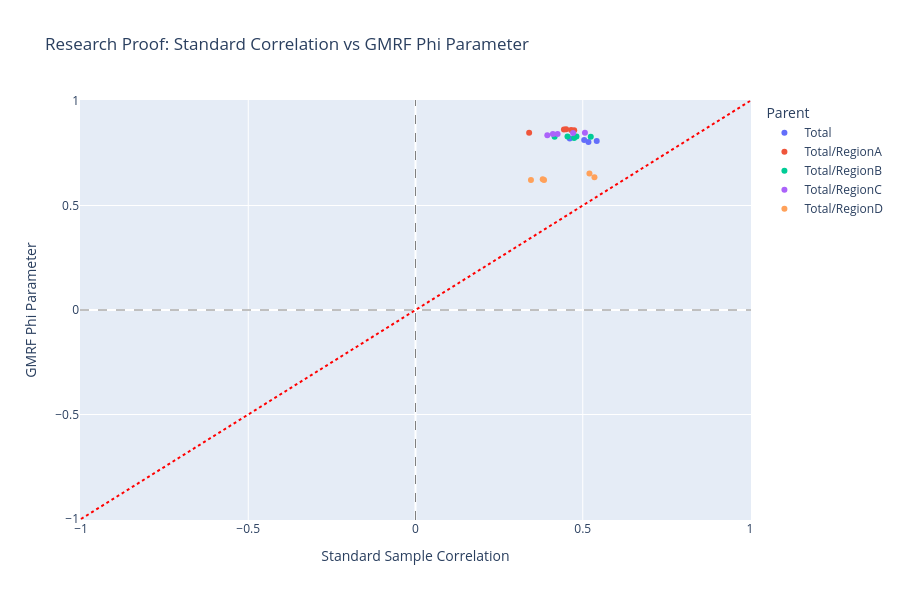

The notebook cell saved with this chart:
### Markdown cell above
## Visualization (Research Proof)

Comparison: **Standard Correlation vs GMRF $\phi$ Parameter**.
We expect the GMRF $\phi$ values to be related to, but distinct from, raw correlations (often dampened or cleaner due to the conditional independence assumption structure).

### Code cell
import plotly.express as px
import plotly.graph_objects as go

# Create DataFrame for Plotly
plot_df = pd.DataFrame({
    'Sample Correlation': sample_correlations,
    'GMRF Phi': phi_values,
    'Series': labels,
    'Parent': [gmrf_params[l]['parent'] for l in labels]
})

fig = px.scatter(plot_df, x='Sample Correlation', y='GMRF Phi', 
                 color='Parent',
                 title='Research Proof: Standard Correlation vs GMRF Phi Parameter',
                 hover_data=['Series', 'Parent'])

# Add identity line
fig.add_shape(type='line',
    x0=-1, y0=-1, x1=1, y1=1,
    line=dict(color='Red', width=2, dash='dot'),
)

# Add axis lines
fig.add_hline(y=0, line_width=1, line_color='gray', line_dash='dash')
fig.add_vline(x=0, line_width=1, line_color='gray', line_dash='dash')

fig.update_traces(textposition='top center')
fig.update_layout(
    height=600,
    width=900,
    xaxis_title='Standard Sample Correlation',
    yaxis_title='GMRF Phi Parameter'
)

fig.show()

### Figure 1 — Plotly figure (JSON) as saved in the notebook; plotly's stock layout.template omitted (floating-point values rounded to 4 significant figures)
{"data": [{"customdata": [["Total/RegionA", "Total"], ["Total/RegionB", "Total"], ["Total/RegionC", "Total"], ["Total/RegionD", "Total"]], "hovertemplate": "Parent=%{customdata[1]}<br>Sample Correlation=%{x}<br>GMRF Phi=%{y}<br>Series=%{customdata[0]}<extra></extra>", "legendgroup": "Total", "marker": {"color": "#636efa", "symbol": "circle"}, "mode": "markers", "name": "Total", "orientation": "v", "showlegend": true, "textposition": "top center", "type": "scatter", "x": [0.5171, 0.5418, 0.4611, 0.5043], "xaxis": "x", "y": [0.8033, 0.8085, 0.8206, 0.814], "yaxis": "y"}, {"customdata": [["Total/RegionA/RegionA_State1", "Total/RegionA"], ["Total/RegionA/RegionA_State2", "Total/RegionA"], ["Total/RegionA/RegionA_State3", "Total/RegionA"], ["Total/RegionA/RegionA_State4", "Total/RegionA"], ["Total/RegionA/RegionA_State5", "Total/RegionA"]], "hovertemplate": "Parent=%{customdata[1]}<br>Sample Correlation=%{x}<br>GMRF Phi=%{y}<br>Series=%{customdata[0]}<extra></extra>", "legendgroup": "Total/RegionA", "marker": {"color": "#EF553B", "symbol": "circle"}, "mode": "markers", "name": "Total/RegionA", "orientation": "v", "showlegend": true, "textposition": "top center", "type": "scatter", "x": [0.4744, 0.3397, 0.4503, 0.4653, 0.4438], "xaxis": "x", "y": [0.8595, 0.8486, 0.8652, 0.8616, 0.8641], "yaxis": "y"}, {"customdata": [["Total/RegionB/RegionB_State1", "Total/RegionB"], ["Total/RegionB/RegionB_State2", "Total/RegionB"], ["Total/RegionB/RegionB_State3", "Total/RegionB"], ["Total/RegionB/RegionB_State4", "Total/RegionB"], ["Total/RegionB/RegionB_State5", "Total/RegionB"]], "hovertemplate": "Parent=%{customdata[1]}<br>Sample Correlation=%{x}<br>GMRF Phi=%{y}<br>Series=%{customdata[0]}<extra></extra>", "legendgroup": "Total/RegionB", "marker": {"color": "#00cc96", "symbol": "circle"}, "mode": "markers", "name": "Total/RegionB", "orientation": "v", "showlegend": true, "textposition": "top center", "type": "scatter", "x": [0.4812, 0.4159, 0.4543, 0.4743, 0.524], "xaxis": "x", "y": [0.8302, 0.8285, 0.8301, 0.8231, 0.829], "yaxis": "y"}, {"customdata": [["Total/RegionC/RegionC_State1", "Total/RegionC"], ["Total/RegionC/RegionC_State2", "Total/RegionC"], ["Total/RegionC/RegionC_State3", "Total/RegionC"], ["Total/RegionC/RegionC_State4", "Total/RegionC"], ["Total/RegionC/RegionC_State5", "Total/RegionC"]], "hovertemplate": "Parent=%{customdata[1]}<br>Sample Correlation=%{x}<br>GMRF Phi=%{y}<br>Series=%{customdata[0]}<extra></extra>", "legendgroup": "Total/RegionC", "marker": {"color": "#ab63fa", "symbol": "circle"}, "mode": "markers", "name": "Total/RegionC", "orientation": "v", "showlegend": true, "textposition": "top center", "type": "scatter", "x": [0.4247, 0.471, 0.3941, 0.5066, 0.4107], "xaxis": "x", "y": [0.8423, 0.8475, 0.8365, 0.8484, 0.8426], "yaxis": "y"}, {"customdata": [["Total/RegionD/RegionD_State1", "Total/RegionD"], ["Total/RegionD/RegionD_State2", "Total/RegionD"], ["Total/RegionD/RegionD_State3", "Total/RegionD"], ["Total/RegionD/RegionD_State4", "Total/RegionD"], ["Total/RegionD/RegionD_State5", "Total/RegionD"]], "hovertemplate": "Parent=%{customdata[1]}<br>Sample Correlation=%{x}<br>GMRF Phi=%{y}<br>Series=%{customdata[0]}<extra></extra>", "legendgroup": "Total/RegionD", "marker": {"color": "#FFA15A", "symbol": "circle"}, "mode": "markers", "name": "Total/RegionD", "orientation": "v", "showlegend": true, "textposition": "top center", "type": "scatter", "x": [0.3452, 0.535, 0.3843, 0.3803, 0.52], "xaxis": "x", "y": [0.6225, 0.6354, 0.6217, 0.6259, 0.6531], "yaxis": "y"}], "layout": {"height": 600, "legend": {"title": {"text": "Parent"}, "tracegroupgap": 0}, "shapes": [{"line": {"color": "Red", "dash": "dot", "width": 2}, "type": "line", "x0": -1, "x1": 1, "y0": -1, "y1": 1}, {"line": {"color": "gray", "dash": "dash", "width": 1}, "type": "line", "x0": 0, "x1": 1, "xref": "x domain", "y0": 0, "y1": 0, "yref": "y"}, {"line": {"color": "gray", "dash": "dash", "width": 1}, "type": "line", "x0": 0, "x1": 0, "xref": "x", "y0": 0, "y1": 1, "yref": "y domain"}], "title": {"text": "Research Proof: Standard Correlation vs GMRF Phi Parameter"}, "width": 900, "xaxis": {"anchor": "y", "domain": [0, 1], "title": {"text": "Standard Sample Correlation"}}, "yaxis": {"anchor": "x", "domain": [0, 1], "title": {"text": "GMRF Phi Parameter"}}}}
